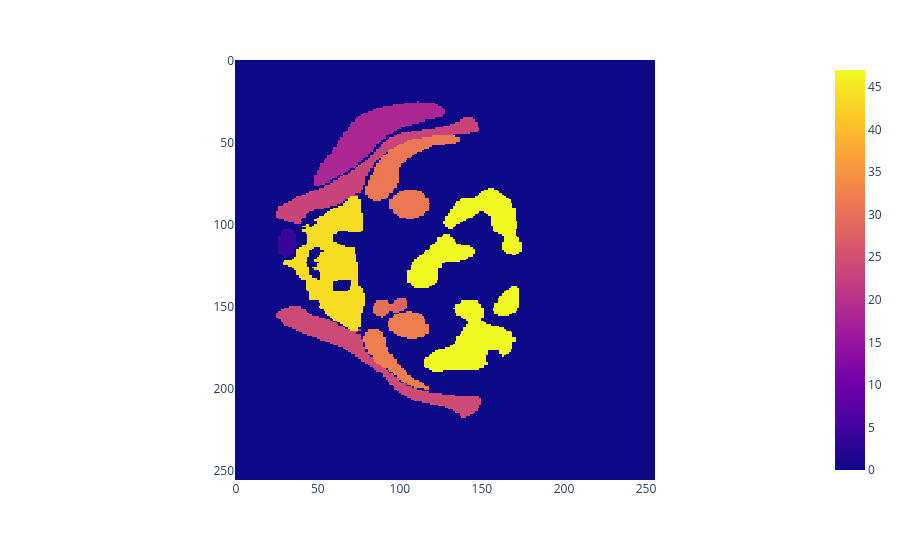

Notebook cell for this chart:
### Code cell
px.imshow(y_train[0].numpy())

### Figure 1 — Plotly figure (JSON) as saved in the notebook; plotly's stock layout.template omitted (floating-point values rounded to 4 significant figures; data arrays with more than 128 entries replaced by an {"elided": "..."} marker saying what was removed)
{"data": [{"coloraxis": "coloraxis", "hovertemplate": "x: %{x}<br>y: %{y}<br>color: %{z}<extra></extra>", "name": "0", "type": "heatmap", "xaxis": "x", "yaxis": "y", "z": {"elided": "256x256 int values"}}], "layout": {"coloraxis": {"colorscale": [[0, "#0d0887"], [0.1111, "#46039f"], [0.2222, "#7201a8"], [0.3333, "#9c179e"], [0.4444, "#bd3786"], [0.5556, "#d8576b"], [0.6667, "#ed7953"], [0.7778, "#fb9f3a"], [0.8889, "#fdca26"], [1, "#f0f921"]]}, "margin": {"t": 60}, "xaxis": {"anchor": "y", "constrain": "domain", "domain": [0, 1], "scaleanchor": "y"}, "yaxis": {"anchor": "x", "autorange": "reversed", "constrain": "domain", "domain": [0, 1]}}}
